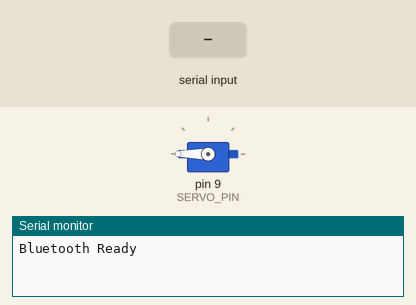
The sketch below on a simulated Arduino Uno, built with avr-gcc and run on an emulated ATmega328P. Shown: servo, the last lines printed to the serial monitor. Inputs (shaded band) come from the test bench.

Above: at 1.5 s.
1.6 s: "OPEN\n" received over Serial
At 2.8 s:
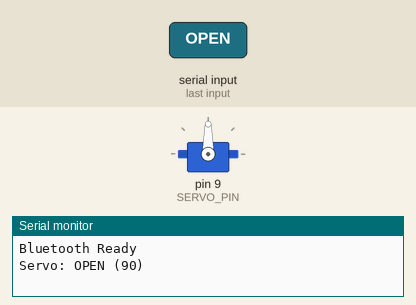
3.1 s: "CLOSE\n" received over the second serial link
At 4.0 s:
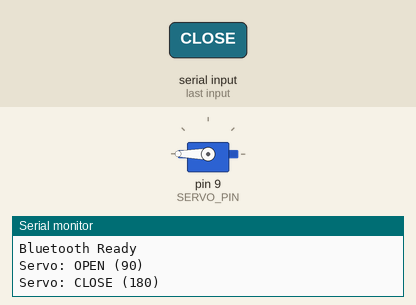
4.6 s: "OPEN\n" received over the second serial link
At 5.1 s:
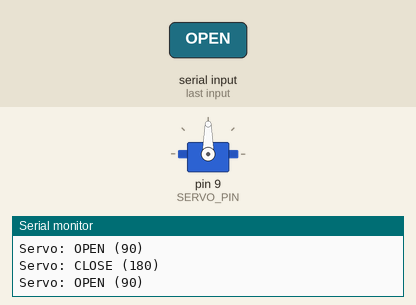
7.6 s: "CLOSE\n" received over Serial
At 8.8 s:
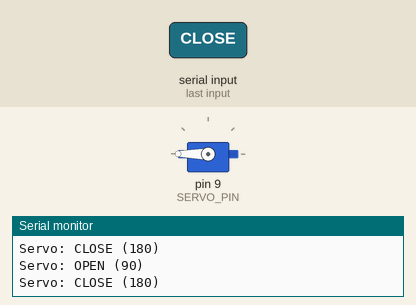
Timing chart, 0 to 10.1 s (numbered marks = the images above; inputs shaded):
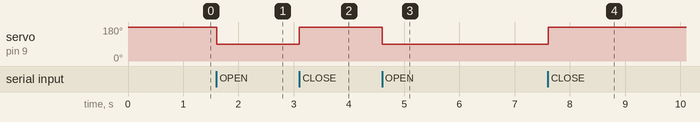

Measured:
- after the input at 1.6 s, servo on pin 9 (SERVO_PIN): 180° → 90° at once
- after the input at 3.1 s, servo on pin 9 (SERVO_PIN): 90° → 180° at once
- after the input at 4.6 s, servo on pin 9 (SERVO_PIN): 180° → 90° at once
- after the input at 7.6 s, servo on pin 9 (SERVO_PIN): 90° → 180° at once

The sketch:

led_arrow_sstop.ino.ino
```cpp
#include <SoftwareSerial.h>
#include <Servo.h>

// Bluetooth:
// Bluetooth TX -> UNO D10
// Bluetooth RX -> UNO D11
SoftwareSerial BT(10, 11); // RX, TX

Servo doorServo;

const int SERVO_PIN = 9;
String cmd = "";

void setup() {
  Serial.begin(9600);
  BT.begin(9600);

  doorServo.attach(SERVO_PIN);

  // эхлэх үед хаалттай байрлал
  doorServo.write(180);
  delay(300);

  Serial.println("Bluetooth Ready");
  BT.println("Bluetooth Ready");
}

void loop() {
  readFromBluetooth();
  readFromSerial();
}

void readFromBluetooth() {
  while (BT.available()) {
    char c = BT.read();
    readCommand(c);
  }
}

void readFromSerial() {
  while (Serial.available()) {
    char c = Serial.read();
    readCommand(c);
  }
}

void readCommand(char c) {
  if (c == '\n' || c == '\r') {
    processCommand(cmd);
    cmd = "";
    return;
  }

  cmd += c;
  cmd.trim();

  String temp = cmd;
  temp.toUpperCase();

  // newline байхгүй байсан ч OPEN/CLOSE ирвэл шууд ажиллана
  if (temp == "OPEN" || temp == "CLOSE") {
    processCommand(temp);
    cmd = "";
  }

  // хэт урт буруу command ирвэл reset
  if (cmd.length() > 20) {
    Serial.print("Unknown command: ");
    Serial.println(cmd);

    BT.print("Unknown command: ");
    BT.println(cmd);

    cmd = "";
  }
}

void processCommand(String command) {
  command.trim();
  command.toUpperCase();

  if (command.length() == 0) {
    return;
  }

  if (command == "OPEN") {
    doorServo.write(90);

    Serial.println("Servo: OPEN (90)");
    BT.println("Servo: OPEN (90)");
  }
  else if (command == "CLOSE") {
    doorServo.write(180);

    Serial.println("Servo: CLOSE (180)");
    BT.println("Servo: CLOSE (180)");
  }
  else {
    Serial.print("Unknown command: ");
    Serial.println(command);

    BT.print("Unknown command: ");
    BT.println(command);
  }
}
```
